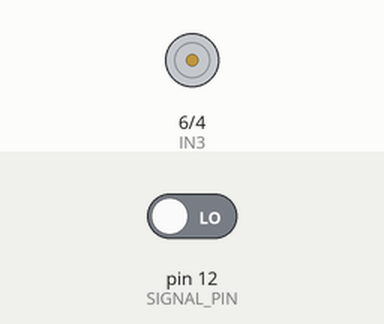
Recording of a sketch running on a simulated Arduino Uno, built with avr-gcc and run on an emulated ATmega328P. Shown: motor-driver pin pairs drawn as motors (green arrow = first pin HIGH = forward, orange = second pin HIGH = backward, longer = more drive, scaled by the enable pin). The test bench sets the inputs (shaded band); at power-on: pin 12 (SIGNAL_PIN) LOW.

Above: at 1.2 s.
1.3 s: pin 12 (SIGNAL_PIN) driven HIGH
At 2.6 s:
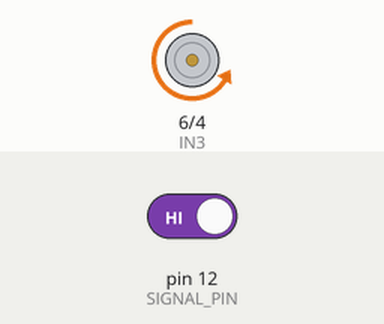
Timing chart, 0 to 4.3 s (numbered marks = the images above; inputs shaded):
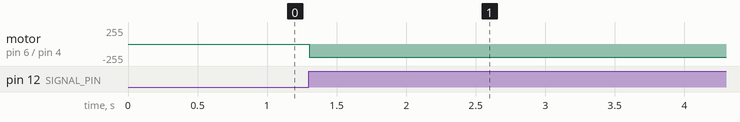

Measured:
- after the input at 1.3 s, motor on pin 6 (IN3) / pin 4 (IN4): stopped → backward 200/255 at once

The sketch:

Convet_belt.ino
```cpp
// Define motor controller pins for 'B' side
#define ENB 5 // Speed control for motor(s) on 'B' side
#define IN3 6 // Direction pin 1 for motor(s) on 'B' side
#define IN4 4 // Direction pin 2 for motor(s) on 'B' side

// Define the pin receiving the signal
#define SIGNAL_PIN 12

void setup() {
  // Initialize motor control pins as outputs
  pinMode(ENB, OUTPUT);
  pinMode(IN3, OUTPUT);
  pinMode(IN4, OUTPUT);

  // Initialize the signal pin as an input
  pinMode(SIGNAL_PIN, INPUT);
}

void loop() {
  // Read the signal from the other Arduino
  int signalState = digitalRead(SIGNAL_PIN);

  if (signalState == HIGH) {
    // Signal is HIGH, start the motor(s) on 'B' side
    analogWrite(ENB, 200); // Set speed (0-255), 255 for full speed
    digitalWrite(IN3, LOW); // Set direction
    digitalWrite(IN4, HIGH);  // Set direction
  } else {
    // Signal is LOW, stop the motor(s)
    digitalWrite(ENB, 0); // Stop the motor(s) by setting speed to 0
    digitalWrite(IN3, HIGH); // Direction doesn't matter when stopped
    digitalWrite(IN4, HIGH); // Direction doesn't matter when stopped
  }

  // Add a short delay to reduce processing overhead
  delay(10);
}
```
